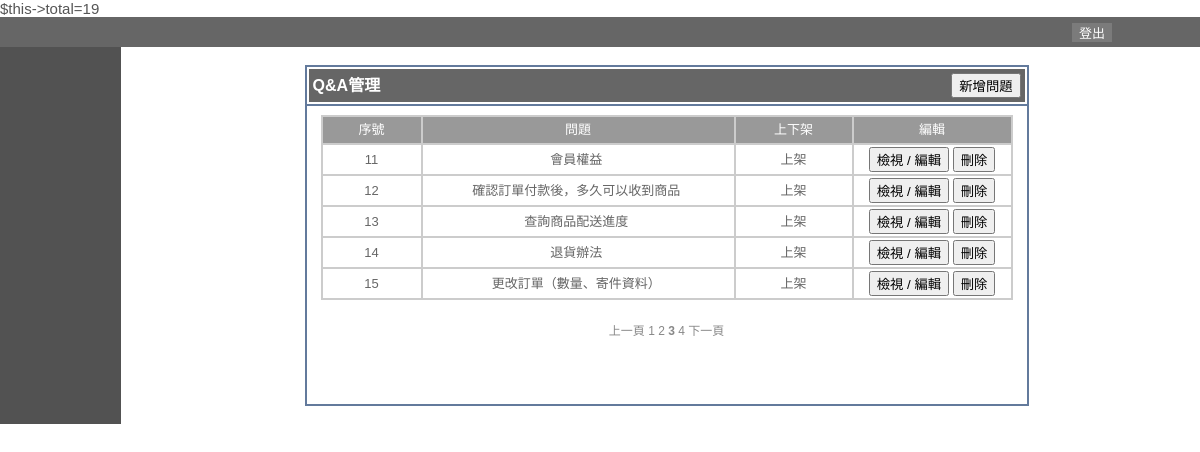
The page /admin/bg/qa/list.php?page=3 on the database its author committed.
### tables this page shows
CREATE TABLE `qa` (
  `no` int(11) NOT NULL,
  `qa_code` varchar(32) NOT NULL,
  `uptime` datetime NOT NULL,
  `cat_id` varchar(11) NOT NULL,
  `question` text NOT NULL,
  `ans` text NOT NULL,
  `m_sort` int(11) NOT NULL,
  `ishow` int(2) NOT NULL
);

### admin/bg/qa/list.php (the view, shortened to what this page needs)
<?
require_once("../../include_pdo/config.inc.php");
require_once("../../include_pdo/function.php");
require_once("../../include_pdo/DBClass.php");
$page = ($_GET["page"] != "") ? $_GET["page"] : 1;
$pagesize = 5;
$sh_post = "";
$argument = "$sh_post";
$trace = 0;
$params = [];
$where = "";
$order = " ORDER BY no DESC";
$qaClass = new DBClass($pdo, 'qa', $page, $pagesize);
$qaList = $qaClass->getAdminList($where, $order, $trace, $params);
?>
<html>
<head>
  <link href="../style.css" rel="stylesheet" type="text/css" />
</head>
<body leftmargin="0" topmargin="0" marginwidth="0" marginheight="0">
  <table width="101%" border="0" cellspacing="0" cellpadding="0">
    <tr>
      <td colspan="2"><?php require_once("../header.php"); ?></td>
    </tr>
    <tr>
      <td width="10%" align="left" valign="top" bgcolor="#525252"><?php require_once("../menu.php"); ?></td>
      <td width="90%" valign="top">
        <br />
        <table width="724" border="1" align="center" cellpadding="2" cellspacing="0" bordercolor="#637A9C">
          <tr>
            <td width="716">
              <table width="100%" border="0" cellspacing="0" cellpadding="4">
                <tr>
                  <td class="tb_menu_title">Q&amp;A管理</td>
                  <td class="tb_menu_title" align="right"><input name="Submit" type="button" value="新增問題"
                      onClick="onAdd()" /></td>
                </tr>
              </table>
            </td>
          </tr>
          <tr>
            <td height="300" align="center" valign="top">
              <table width="93%">
                <tr>
                  <td valign="bottom"></td>
                </tr>
                <tr>
                  <td align="center" valign="top">
                    <form action="" method="post" name="form1" id="form1">
                      <table width="692" border="1" cellpadding="2" cellspacing="0" bordercolor="#CCCCCC">
                        <tr>
                          <td width="94" height="28" align="center" class="tb_list_title">序號</td>
                          <td width="307" align="center" class="tb_list_title">問題</td>
                          <td width="112" align="center" class="tb_list_title">上下架</td>
                          <td width="153" align="center" class="tb_list_title">編輯</td>
                        </tr>
                        <?
                        $no = ($page - 1) * $pagesize;
                        foreach ($qaList as $list_info) {
                          $no++;
                          ?>
                          <tr>
                            <td align="center" class="tb_list_info"><?php echo $no; ?></td>
                            <td align="center" class="tb_list_info"><?php echo $list_info['question']; ?>&nbsp;</td>
                            <td align="center" class="tb_list_info"><?php echo getIshow($list_info['ishow']); ?></td>
                            <td align="center" class="tb_list_info"><input name="Submit2" type="button" class="btn_text"
                                value="檢視 / 編輯" onClick="onEdit('<?= $list_info['qa_code']; ?>')" />
                              <input name="Submit2" type="button" class="btn_text" value="刪除"
                                onClick="onDel('<?= $list_info['qa_code']; ?>','<?= $list_info['question']; ?>')" />
                            </td>
                          </tr>
                        <? } ?>
                      </table>
                    </form>
                  </td>
                </tr>
                <tr>
                  <td height="20" align="center" class="page"><span class="wd_white_12">
                      <?php echo $qaClass->showPageMenu($argument) ?> </span></td>
                </tr>
              </table>
            </td>
          </tr>
        </table>
        <br />
      </td>
    </tr>
  </table>
</body>
</html>

### bg/include_pdo/function.php (shortened to what this page needs)
<?php
	function getIshow($value){
		if($value=="1"){
			echo"上架";
		}else{
			echo"下架";
		}
	}
?>

### admin/style.css (style rules this page uses)
body { font-family:'微軟正黑體',Arial,新細明體,sans-serif; margin:0px; color:#555555; font-size:15px; }
.tb_menu_title,.tb_menu_title a:link,.tb_menu_title a:hover,.tb_menu_title a:visited { font-size: 16px; line-height: 20px; color: #FFFFFF; background-color:#666666; font-weight: bold; text-decoration:none; }
.tb_list_title { font-size: 13px; text-align:center; line-height: 20px; color: #FFFFFF; background-color:#999999; }
.tb_list_info { font-size: 13px; text-align: center; line-height: 20px; background-color: #FFF; color: #666666; }
.page,.page a:link,.page a:visited { font-size:12px; color:#888888; }

### rows shown on the page
qa: question "會員權益", ishow "上架"
qa: question "確認訂單付款後，多久可以收到商品", ishow "上架"
qa: question "查詢商品配送進度", ishow "上架"
qa: question "退貨辦法", ishow "上架"
qa: question "更改訂單（數量、寄件資料）", ishow "上架"

### other values the page prints
$this->total "19"
